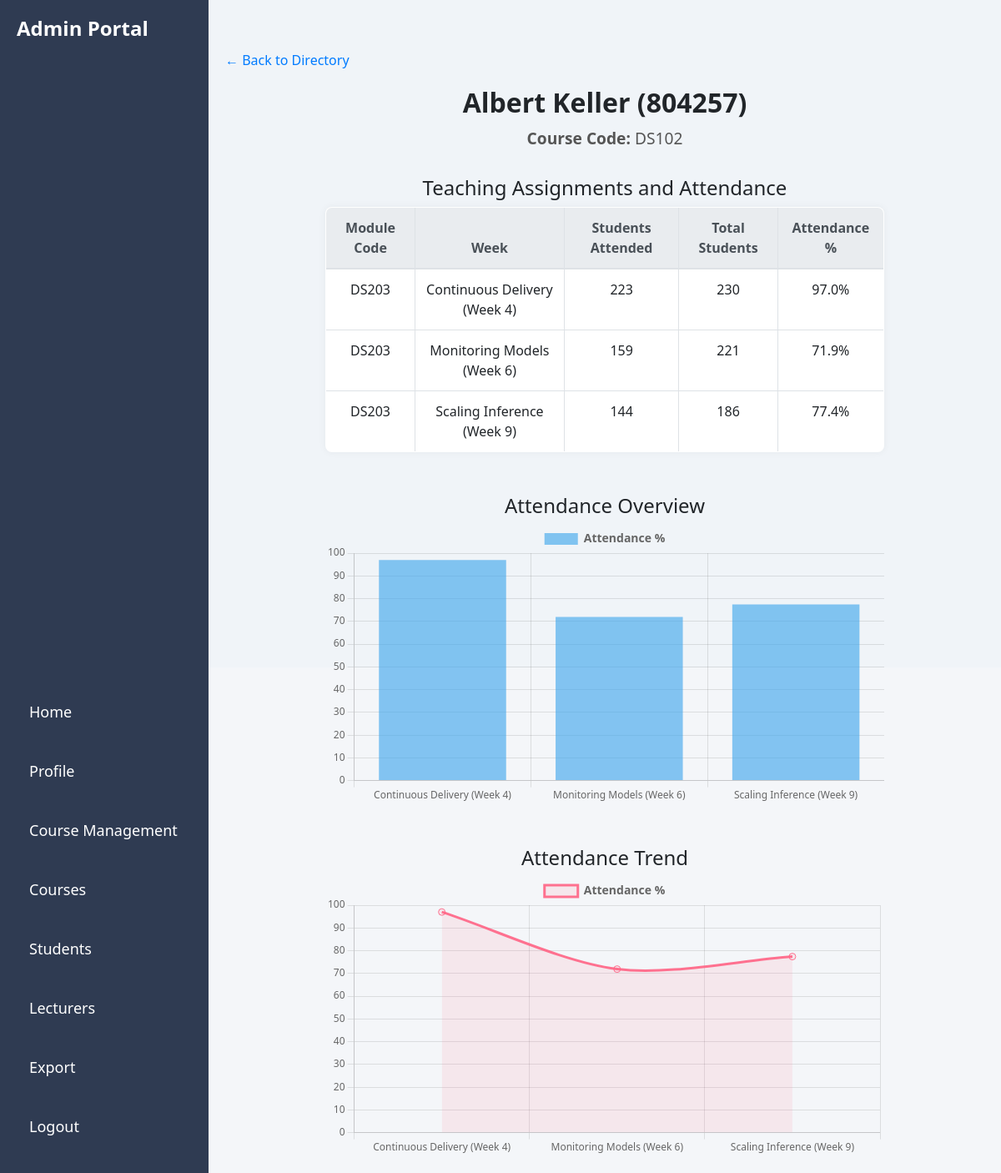
Page /admin/lecturer_dashboard/804257 on the committed database.
### tables this page shows
CREATE TABLE lecturer_assignments (
    lecturer_id TEXT,
    lecturer_name TEXT,
    course_code TEXT,
    module_code TEXT,
    module_week TEXT
);

### app.py (the view)
@app.route("/admin/lecturer_dashboard/<lecturer_id>")
def admin_lecturer_dashboard(lecturer_id):
    import sqlite3
    import random
    module_meta = {
        "SE201": {"weeks": ["Sprint Planning", "Daily Standups", "Backlog Grooming", "Scrum Events", "Velocity Tracking", "Agile Metrics", "Burndown Charts", "Product Increments", "Retrospectives", "Agile Estimation", "Kanban vs Scrum", "Agile Wrap-up"]},
        "SE202": {"weeks": ["HTML Basics", "CSS Styling", "Responsive Design", "JavaScript DOM", "Forms and Validation", "Web Hosting", "REST APIs", "Frontend Frameworks", "Authentication", "Web Security", "Debugging Tools", "Deployment"]},
        "SE203": {"weeks": ["Testing Basics", "Unit Tests", "Mocks and Stubs", "Integration Testing", "System Testing", "Acceptance Testing", "Test Automation", "Bug Tracking", "Regression Testing", "Performance Testing", "Security Testing", "Test Reporting"]},
        "SE204": {"weeks": ["Cloud Basics", "IaaS & PaaS", "Deployment Models", "Cloud Storage", "Load Balancing", "Auto-scaling", "Monitoring Tools", "CI/CD Pipelines", "Containers", "Security in Cloud", "Cloud Costing", "Capstone Demo"]},
        "DS101": {"weeks": ["Data Cleaning", "Feature Engineering", "Model Selection", "Supervised Learning", "Unsupervised Learning", "Neural Networks", "Evaluation Metrics", "Model Deployment", "Overfitting & Underfitting", "Hyperparameter Tuning", "Bias-Variance Tradeoff", "Final Review"]},
        "DS102": {"weeks": ["Intro to Big Data", "Hadoop Ecosystem", "Spark Basics", "Data Lakes & Warehouses", "Data Ingestion", "ETL Pipelines", "MapReduce", "Stream Processing", "Data Storage", "Scalability", "Big Data Tools", "Case Study"]},
        "DS203": {"weeks": ["DevOps & MLOps", "Model Deployment", "API Integration", "Continuous Delivery", "Dockerization", "Monitoring Models", "Data Drift", "Model Logging", "Scaling Inference", "Deployment Tools", "Model Governance", "Final Review"]},
        "DS204": {"weeks": ["Data Ethics Intro", "Bias in AI", "Fairness Metrics", "Case Studies", "Consent Mechanisms", "GDPR", "Data Security", "Responsible AI", "Transparency", "Accountability", "Audit Frameworks", "Wrap-Up"]}
    }
    conn = sqlite3.connect("courses.db")
    cursor = conn.cursor()
    cursor.execute("""
        SELECT DISTINCT lecturer_id, lecturer_name, course_code
        FROM lecturer_assignments
        WHERE lecturer_id = ?
    """, (lecturer_id,))
    row = cursor.fetchone()
    if not row:
        conn.close()
        return "Lecturer not found", 404
    lecturer_id, lecturer_name, course_code = row
    cursor.execute("""
        SELECT module_code, module_week
        FROM lecturer_assignments
        WHERE lecturer_id = ?
    """, (lecturer_id,))
    assignments = cursor.fetchall()
    conn.close()
    week_data = []
    for mod, week in assignments:
        weeks_list = module_meta.get(mod, {}).get("weeks", [])
        try:
            week_index = weeks_list.index(week) + 1
        except ValueError:
            week_index = 999  # fallback value to push unknowns to bottom
        total_students = random.randint(180, 260)
        attended = random.randint(140, total_students)
        week_data.append({
            "module": mod,
            "week": f"{week} (Week {week_index})",
            "week_label": f"{week} (Week {week_index})",
            "week_num": week_index,
            "attended": attended,
            "total": total_students,
            "percentage": round((attended / total_students) * 100, 1)
        })
    week_data.sort(key=lambda x: x["week_num"])
    return render_template("admin_lecturer_dashboard.html",
                           lecturer_name=lecturer_name,
                           lecturer_id=lecturer_id,
                           course_code=course_code,
                           week_data=week_data)

### templates/admin_lecturer_dashboard.html (shortened to what this page needs)
<!DOCTYPE html>
<html lang="en">
<head>
  <link rel="stylesheet" href="{{ url_for('static', filename='admin_navbar.css') }}">
  <link rel="stylesheet" href="https://stackpath.bootstrapcdn.com/bootstrap/4.5.2/css/bootstrap.min.css">
</head>
<body>
  {% include 'navbar_admin.html' %}
  <div class="main-content">
    <a href="{{ url_for('admin_lecturers') }}" class="back-link">← Back to Directory</a>
    <div class="dashboard-container">
      <h1 class="dashboard-title">{{ lecturer_name }} ({{ lecturer_id }})</h1>
      <p class="sub-title"><strong>Course Code:</strong> {{ course_code }}</p>
      <h4 class="mt-4">Teaching Assignments and Attendance</h4>
      <table class="table table-bordered mt-2">
        <thead class="thead-light">
          <tr>
            <th>Module Code</th>
            <th>Week</th>
            <th>Students Attended</th>
            <th>Total Students</th>
            <th>Attendance %</th>
          </tr>
        </thead>
        <tbody>
          {% for entry in week_data %}
          <tr>
            <td>{{ entry.module }}</td>
            <td>{{ entry.week }}</td>
            <td>{{ entry.attended }}</td>
            <td>{{ entry.total }}</td>
            <td>{{ entry.percentage }}%</td>
          </tr>
          {% endfor %}
        </tbody>
      </table>
      <div class="plot-section">
        <h4>Attendance Overview</h4>
        <canvas id="barChart"></canvas>
      </div>
      <div class="plot-section">
        <h4>Attendance Trend</h4>
        <canvas id="lineChart"></canvas>
      </div>
    </div>
  </div>
  <script>
    const labels = {{ week_data | map(attribute='week_label') | list | tojson }};
    const percentages = {{ week_data | map(attribute='percentage') | list | tojson }};
    const commonOptions = {
      responsive: true,
      plugins: {
        legend: {
          labels: {
            font: {
              size: 14,
              family: 'Segoe UI',
              weight: '600'
            }
          }
        }
      },
      scales: {
        x: {
          ticks: {
            font: {
              size: 12,
              family: 'Segoe UI'
            }
          }
        },
        y: {
          beginAtZero: true,
          max: 100,
          ticks: {
            font: {
              size: 12,
              family: 'Segoe UI'
            }
          }
        }
      }
    };
    new Chart(document.getElementById("barChart").getContext("2d"), {
      type: 'bar',
      data: {
        labels: labels,
        datasets: [{
          label: 'Attendance %',
          data: percentages,
          backgroundColor: 'rgba(54, 162, 235, 0.6)'
        }]
      },
      options: commonOptions
    });
    new Chart(document.getElementById("lineChart").getContext("2d"), {
      type: 'line',
      data: {
        labels: labels,
        datasets: [{
          label: 'Attendance %',
          data: percentages,
          borderColor: 'rgba(255, 99, 132, 0.9)',
          backgroundColor: 'rgba(255, 99, 132, 0.1)',
          fill: true,
          pointRadius: 4,
          tension: 0.3
        }]
      },
      options: commonOptions
    });
  </script>
</body>
</html>

### static/admin_navbar.css (style rules this page uses)
* { margin: 0; padding: 0; box-sizing: border-box; }
body { font-family: 'Segoe UI', Tahoma, Geneva, Verdana, sans-serif; display: flex; height: 100vh; background-color: #f0f4f8; }
.main-content { margin-left: 250px; padding: 20px; flex-grow: 1; position: relative; z-index: 1; }

### templates/admin_lecturer_dashboard.html (style rules this page uses)
body, html { margin: 0; padding: 0; height: 100%; width: 100%; display: flex; flex-direction: column; background-color: #f4f6f9; font-family: 'Segoe UI', Tahoma, Geneva, Verdana, sans-serif; }
.main-content { flex: 1; padding: 30px; }
.back-link { font-size: 1rem; color: #007bff; text-decoration: none; display: inline-block; margin-bottom: 20px; }
.dashboard-container { width: calc(100% - 240px); margin: 0 auto; text-align: center; }
.dashboard-title { font-size: 2rem; font-weight: 600; margin-bottom: 10px; }
.sub-title { font-size: 1.2rem; margin-bottom: 30px; color: #555; }
table { width: 100%; background-color: white; border-collapse: collapse; box-shadow: 0 0 10px rgba(0,0,0,0.05); border-radius: 8px; overflow: hidden; }
th, td { text-align: center; padding: 12px; border: 1px solid #eee; }
th { background-color: #007bff; color: white; }
.plot-section { margin-top: 50px; }
canvas { max-width: 100%; height: auto; image-rendering: auto; }

### rows in the picture
lecturer_assignments: module "DS203", week "Continuous Delivery (Week 4)", attended "223", total "230", percentage "97.0"
lecturer_assignments: module "DS203", week "Monitoring Models (Week 6)", attended "159", total "221", percentage "71.9"
lecturer_assignments: module "DS203", week "Scaling Inference (Week 9)", attended "144", total "186", percentage "77.4"

### other values in the picture
{{ lecturer_name }} "Albert Keller"
{{ lecturer_id }} "804257"
{{ course_code }} "DS102"
chart data {{ week_data | map(attribute='percentage') | list | tojson }} [97.0, 71.9, 77.4]
